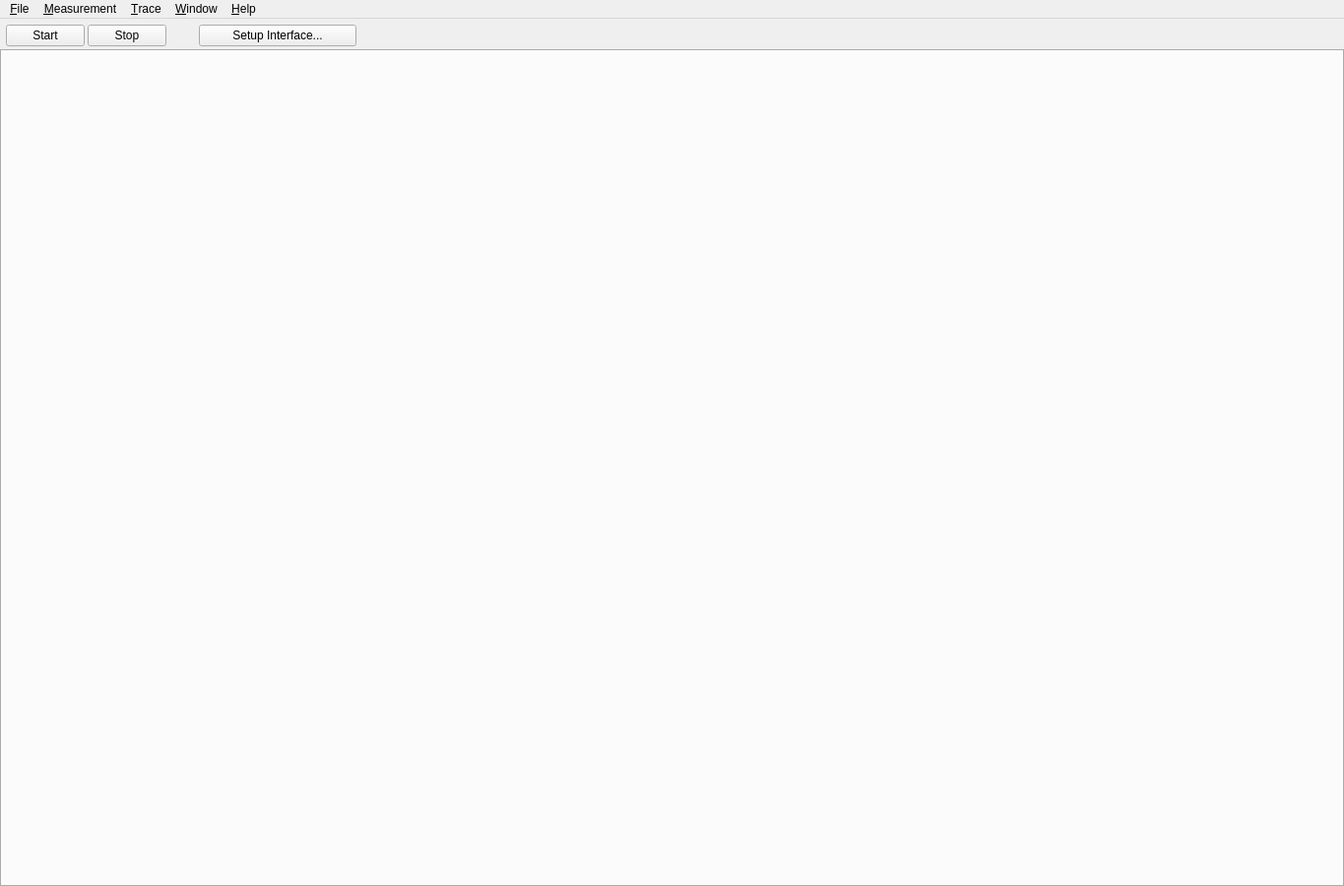
<?xml version="1.0" encoding="UTF-8"?>
<ui version="4.0">
 <class>MainWindow</class>
 <widget class="QMainWindow" name="MainWindow">
  <property name="windowModality">
   <enum>Qt::NonModal</enum>
  </property>
  <property name="geometry">
   <rect>
    <x>0</x>
    <y>0</y>
    <width>1365</width>
    <height>900</height>
   </rect>
  </property>
  <property name="windowTitle">
   <string>CANgaroo</string>
  </property>
  <property name="documentMode">
   <bool>false</bool>
  </property>
  <property name="unifiedTitleAndToolBarOnMac">
   <bool>true</bool>
  </property>
  <widget class="QWidget" name="centralwidget">
   <layout class="QVBoxLayout" name="verticalLayout">
    <property name="spacing">
     <number>3</number>
    </property>
    <property name="leftMargin">
     <number>0</number>
    </property>
    <property name="topMargin">
     <number>0</number>
    </property>
    <property name="rightMargin">
     <number>0</number>
    </property>
    <property name="bottomMargin">
     <number>0</number>
    </property>
    <item>
     <layout class="QHBoxLayout" name="horizontalLayoutControls">
      <property name="leftMargin">
       <number>6</number>
      </property>
      <property name="topMargin">
       <number>6</number>
      </property>
      <property name="rightMargin">
       <number>6</number>
      </property>
      <item>
       <widget class="QPushButton" name="btnStartMeasurement">
        <property name="text">
         <string>Start</string>
        </property>
       </widget>
      </item>
      <item>
       <widget class="QPushButton" name="btnStopMeasurement">
        <property name="text">
         <string>Stop</string>
        </property>
       </widget>
      </item>
      <item>
       <spacer name="horizontalSpacer">
        <property name="orientation">
         <enum>Qt::Horizontal</enum>
        </property>
        <property name="sizeType">
         <enum>QSizePolicy::Fixed</enum>
        </property>
        <property name="sizeHint" stdset="0">
         <size>
          <width>30</width>
          <height>20</height>
         </size>
        </property>
       </spacer>
      </item>
      <item>
       <widget class="QPushButton" name="btnSetupMeasurement">
        <property name="minimumSize">
         <size>
          <width>160</width>
          <height>0</height>
         </size>
        </property>
        <property name="text">
         <string>Setup Interface...</string>
        </property>
       </widget>
      </item>
      <item>
       <spacer name="horizontalSpacer_Controls">
        <property name="orientation">
         <enum>Qt::Horizontal</enum>
        </property>
        <property name="sizeHint" stdset="0">
         <size>
          <width>40</width>
          <height>20</height>
         </size>
        </property>
       </spacer>
      </item>
     </layout>
    </item>
    <item>
     <widget class="QTabWidget" name="mainTabs">
      <property name="autoFillBackground">
       <bool>false</bool>
      </property>
      <property name="tabPosition">
       <enum>QTabWidget::South</enum>
      </property>
      <property name="tabShape">
       <enum>QTabWidget::Rounded</enum>
      </property>
      <property name="currentIndex">
       <number>-1</number>
      </property>
      <property name="elideMode">
       <enum>Qt::ElideNone</enum>
      </property>
      <property name="tabsClosable">
       <bool>false</bool>
      </property>
      <property name="movable">
       <bool>true</bool>
      </property>
     </widget>
    </item>
   </layout>
  </widget>
  <widget class="QMenuBar" name="menubar">
   <property name="geometry">
    <rect>
     <x>0</x>
     <y>0</y>
     <width>1365</width>
     <height>29</height>
    </rect>
   </property>
   <widget class="QMenu" name="menuFile">
    <property name="title">
     <string>&amp;File</string>
    </property>
    <addaction name="action_WorkspaceNew"/>
    <addaction name="separator"/>
    <addaction name="action_WorkspaceOpen"/>
    <addaction name="action_WorkspaceSave"/>
    <addaction name="action_WorkspaceSaveAs"/>
    <addaction name="separator"/>
    <addaction name="actionSettings"/>
    <addaction name="separator"/>
    <addaction name="action_Quit"/>
   </widget>
   <widget class="QMenu" name="menuWindow">
    <property name="title">
     <string>&amp;Window</string>
    </property>
    <widget class="QMenu" name="menu_New">
     <property name="title">
      <string>&amp;New</string>
     </property>
     <addaction name="action_Trace_View"/>
     <addaction name="actionLog_View"/>
     <addaction name="actionGraph_View"/>
     <addaction name="actionCan_Status_View"/>
     <addaction name="actionGraph_View_2"/>
     <addaction name="actionTransmit_View"/>
     <addaction name="actionGenerator_View"/>
     <addaction name="actionScript_View"/>
     <addaction name="actionReplay_View"/>
     <addaction name="actionLin_Control_View"/>
     <addaction name="actionGpio_Control_View"/>
    </widget>
    <addaction name="menu_New"/>
   </widget>
   <widget class="QMenu" name="menuMeasurement">
    <property name="title">
     <string>&amp;Measurement</string>
    </property>
    <widget class="QMenu" name="menuDriver">
     <property name="title">
      <string>Driver</string>
     </property>
     <addaction name="actionCANblaster"/>
     <addaction name="actionTinyCAN"/>
     <addaction name="separator"/>
     <addaction name="actionDownloadZsCanFdDlls"/>
    </widget>
    <addaction name="actionStart_Measurement"/>
    <addaction name="actionStop_Measurement"/>
    <addaction name="separator"/>
    <addaction name="actionSetup"/>
    <addaction name="actionReload_Interfaces"/>
    <addaction name="menuDriver"/>
   </widget>
   <widget class="QMenu" name="menuHelp">
    <property name="title">
     <string>&amp;Help</string>
    </property>
    <addaction name="actionAbout"/>
   </widget>
   <widget class="QMenu" name="menu_Trace">
    <property name="title">
     <string>&amp;Trace</string>
    </property>
    <addaction name="action_TraceClear"/>
    <addaction name="separator"/>
    <addaction name="actionSave_Trace_to_file"/>
   </widget>
   <addaction name="menuFile"/>
   <addaction name="menuMeasurement"/>
   <addaction name="menu_Trace"/>
   <addaction name="menuWindow"/>
   <addaction name="menuHelp"/>
  </widget>
  <action name="action_Quit">
   <property name="text">
    <string>E&amp;xit</string>
   </property>
   <property name="shortcut">
    <string>Alt+F4</string>
   </property>
  </action>
  <action name="action_Trace_View">
   <property name="text">
    <string>&amp;Trace View</string>
   </property>
   <property name="shortcut">
    <string>Ctrl+Shift+T</string>
   </property>
  </action>
  <action name="actionLog_View">
   <property name="text">
    <string>&amp;Log View</string>
   </property>
   <property name="shortcut">
    <string>Ctrl+Shift+L</string>
   </property>
  </action>
  <action name="actionSetup">
   <property name="text">
    <string>&amp;Setup...</string>
   </property>
   <property name="shortcut">
    <string>Ctrl+Alt+S</string>
   </property>
  </action>
  <action name="actionStart_Measurement">
   <property name="text">
    <string>Star&amp;t Measurement</string>
   </property>
   <property name="shortcut">
    <string>F5</string>
   </property>
  </action>
  <action name="actionStop_Measurement">
   <property name="text">
    <string>Sto&amp;p Measurement</string>
   </property>
   <property name="shortcut">
    <string>Shift+F5</string>
   </property>
  </action>
  <action name="actionReload_Interfaces">
   <property name="text">
    <string>&amp;Reload Interfaces</string>
   </property>
  </action>
  <action name="actionAbout">
   <property name="text">
    <string>&amp;About</string>
   </property>
  </action>
  <action name="actionSave_Trace_to_file">
   <property name="text">
    <string>&amp;Save Trace to file...</string>
   </property>
  </action>
  <action name="actionGraph_View">
   <property name="enabled">
    <bool>false</bool>
   </property>
   <property name="text">
    <string>&amp;Graph View</string>
   </property>
   <property name="shortcut">
    <string>Ctrl+Shift+G</string>
   </property>
   <property name="visible">
    <bool>false</bool>
   </property>
  </action>
  <action name="action_WorkspaceNew">
   <property name="text">
    <string>&amp;New Workspace...</string>
   </property>
   <property name="shortcut">
    <string>Ctrl+N</string>
   </property>
  </action>
  <action name="action_WorkspaceSave">
   <property name="text">
    <string>&amp;Save Workspace</string>
   </property>
   <property name="shortcut">
    <string>Ctrl+S</string>
   </property>
  </action>
  <action name="action_WorkspaceSaveAs">
   <property name="text">
    <string>Save Workspace &amp;As...</string>
   </property>
   <property name="shortcut">
    <string>Ctrl+Shift+S</string>
   </property>
  </action>
  <action name="action_WorkspaceOpen">
   <property name="text">
    <string>&amp;Open Workspace...</string>
   </property>
   <property name="shortcut">
    <string>Ctrl+O</string>
   </property>
  </action>
  <action name="action_TraceClear">
   <property name="text">
    <string>&amp;Clear</string>
   </property>
   <property name="shortcut">
    <string>Esc</string>
   </property>
  </action>
  <action name="actionCan_Status_View">
   <property name="text">
    <string>Can &amp;Status View</string>
   </property>
  </action>
  <action name="actionGraph_View_2">
   <property name="text">
    <string>Graph View</string>
   </property>
  </action>
  <action name="actionTransmit_View">
   <property name="text">
    <string>Message View</string>
   </property>
  </action>
  <action name="actionGenerator_View">
   <property name="text">
    <string>Generator View</string>
   </property>
  </action>
  <action name="actionScript_View">
   <property name="text">
    <string>Script View</string>
   </property>
  </action>
  <action name="actionReplay_View">
   <property name="text">
    <string>Replay View</string>
   </property>
  </action>
  <action name="actionLin_Control_View">
   <property name="text">
    <string>LIN Control</string>
   </property>
  </action>
  <action name="actionGpio_Control_View">
   <property name="text">
    <string>GPIO Control</string>
   </property>
  </action>
  <action name="actionRestore_Window">
   <property name="checkable">
    <bool>true</bool>
   </property>
   <property name="text">
    <string>Restore Window on startup</string>
   </property>
   <property name="toolTip">
    <string>Restore Window Position on startup</string>
   </property>
  </action>
  <action name="actionCANblaster">
   <property name="checkable">
    <bool>true</bool>
   </property>
   <property name="text">
    <string>CANblaster</string>
   </property>
  </action>
  <action name="actionTinyCAN">
   <property name="checkable">
    <bool>true</bool>
   </property>
   <property name="text">
    <string>TinyCAN</string>
   </property>
  </action>
  <action name="actionDownloadZsCanFdDlls">
   <property name="text">
    <string>Download ZsCanFd DLLs</string>
   </property>
  </action>
  <action name="actionSettings">
   <property name="text">
    <string>&amp;Settings...</string>
   </property>
  </action>
 </widget>
 <resources/>
 <connections>
  <connection>
   <sender>action_Quit</sender>
   <signal>triggered()</signal>
   <receiver>MainWindow</receiver>
   <slot>close()</slot>
   <hints>
    <hint type="sourcelabel">
     <x>-1</x>
     <y>-1</y>
    </hint>
    <hint type="destinationlabel">
     <x>399</x>
     <y>299</y>
    </hint>
   </hints>
  </connection>
 </connections>
</ui>
